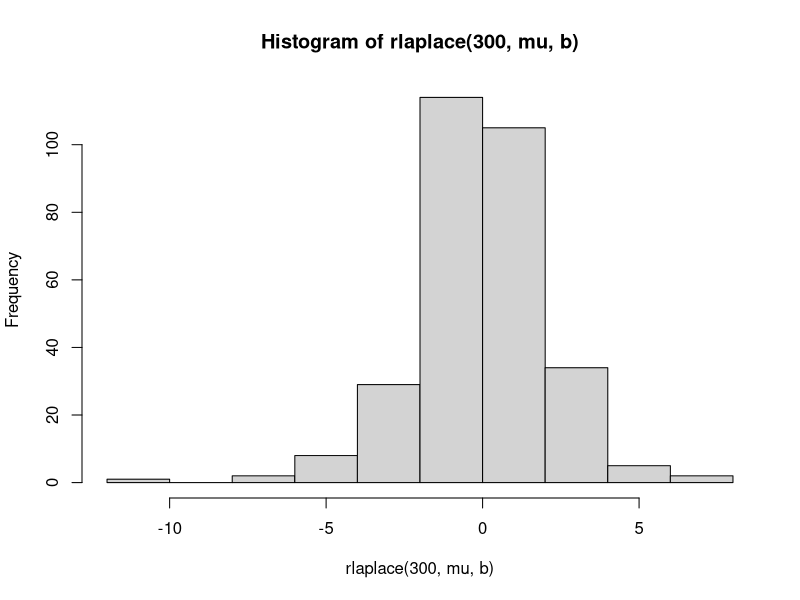

Write R code to recreate this figure.
install.packages("VGAM")
library(VGAM)

mu = 0
b = 1.5

#a
plaplace(-2, mu, b) + 1 - plaplace(1, mu, b)

#b
plaplace(1, mu, b) - plaplace(-1, mu, b)

#c
hist(rlaplace(300, mu, b))
